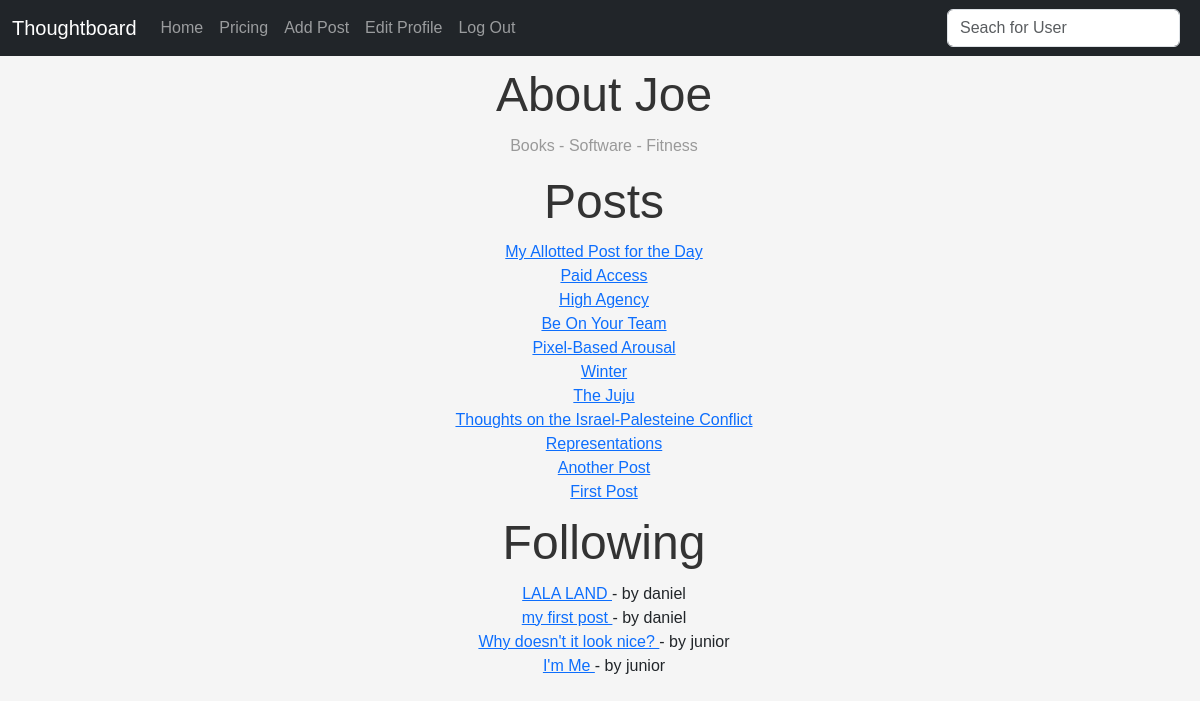
Screenshot of /home/joemonem (signed in) with the database file from the repository.
### theblog/models.py (models this page shows, shortened)
class Profile(models.Model):
    user = models.ForeignKey(User, on_delete=models.CASCADE)
    bio = models.TextField(blank=True, max_length=1000)
    paymentDate = models.IntegerField(default=0)
    following = models.ManyToManyField(User, related_name="following", default=list())
    last_posted = models.IntegerField(default=0)

class Post(models.Model):
    title = models.CharField(max_length=255)
    author = models.ForeignKey(User, on_delete=models.CASCADE)
    body = RichTextField(blank=True, null=True)
    published_date = models.DateField(default=timezone.now)

### theblog/views.py (the view)
# urls.py: path("home/<str:pk>", HomeView.as_view(), name="home"),
class HomeView(ListView):
    model = Post
    template_name = "home.html"
    context_object_name = "posts"
    paginate_by = 5  # Adjust the number of posts per page as needed
    def get_context_data(self, **kwargs):
        context = super().get_context_data(**kwargs)
        username = self.kwargs["pk"]
        user_object = get_object_or_404(User, username=username)
        user_profile = get_object_or_404(Profile, user=user_object)
        user_posts = Post.objects.filter(author=user_object)
        following_users = user_profile.following.exclude(username=username)
        following_posts = []
        for profile in following_users:
            following_user_posts = Post.objects.filter(author=profile)
            following_posts.extend(following_user_posts)
        following_posts.sort(key=lambda post: post.id)
        context["user_object"] = user_object
        context["user_profile"] = user_profile
        context["user_posts"] = user_posts
        context["following_posts"] = following_posts
        if self.request.user.is_authenticated:
            current_user_profile = get_object_or_404(Profile, user=self.request.user)
            is_following = current_user_profile.following.filter(
                username=username
            ).exists()
            context["is_following"] = is_following
        return context

### theblog/templates/home.html (shortened to what this page needs)
{% extends 'base.html' %}
{%block content %}
{%if user_profile.bio%}
<div style="display: flex; align-items: center; margin: 0 auto; width: fit-content;">
    <h1>About {{user_profile.user.first_name}}</h1>
</div>
<p>{{user_profile.bio}}</p>
{%else%}
<h1>No Bio Yet</h1>
<p>You can visit Edit Profile in the Navbar to add one.</p>
{%endif%}
{% if user_posts%}
<h1>Posts</h1>
<ul>
    {% for post in user_posts reversed %}
    <li>
        <a href="{%url 'article-details' post.pk %}"> {{post.title}} </a>
        <br>
    </li>
    {% endfor %}
    {% else %}
    <h1>No Posts yet</h1>
    <p>Click on Add Post in the Navbar to create one.</p>
    {%endif%}
</ul>
{% if user.is_authenticated and user == user_profile.user %}
{% if following_posts%}
<h1>Following</h1>
<ul>
    {% for post in following_posts reversed %}
    <li>
        <a href="{%url 'article-details' post.pk %}"> {{post.title}} </a> - by {{post.author}}
        <br>
    </li>
    {% endfor %}
    {% else %}
    <h1>You don't follow anyone</h1>
    <p>Search for a profile to follow</p>
</ul>
{% endif %}
{%endif%}
{% endblock %}

### theblog/templates/home.html (style rules this page uses)
body { font-family: sans-serif; background-color: #f5f5f5; }
h1 { font-size: 3em; text-align: center; color: #333; margin-bottom: 10px; margin-top: 10px; }
p { font-size: 1em; text-align: center; color: #999; margin-bottom: 15px; }
ul { font-family: sans-serif; margin: 0; padding: 0; list-style: none; text-align: center; }

### rows the page displays
Profile: user.first_name "Joe", bio "Books - Software - Fitness"
Post: title "My Allotted Post for the Day"
Post: title "Paid Access"
Post: title "High Agency"
Post: title "Be On Your Team"
Post: title "Pixel-Based Arousal"
Post: title "Winter"
Post: title "The Juju"
Post: title "Thoughts on the Israel-Palesteine Conflict"
Post: title "Representations"
Post: title "Another Post"
Post: title "First Post"
Post: title "LALA LAND", author "daniel"
Post: title "my first post", author "daniel"
Post: title "Why doesn't it look nice?", author "junior"
Post: title "I'm Me", author "junior"
